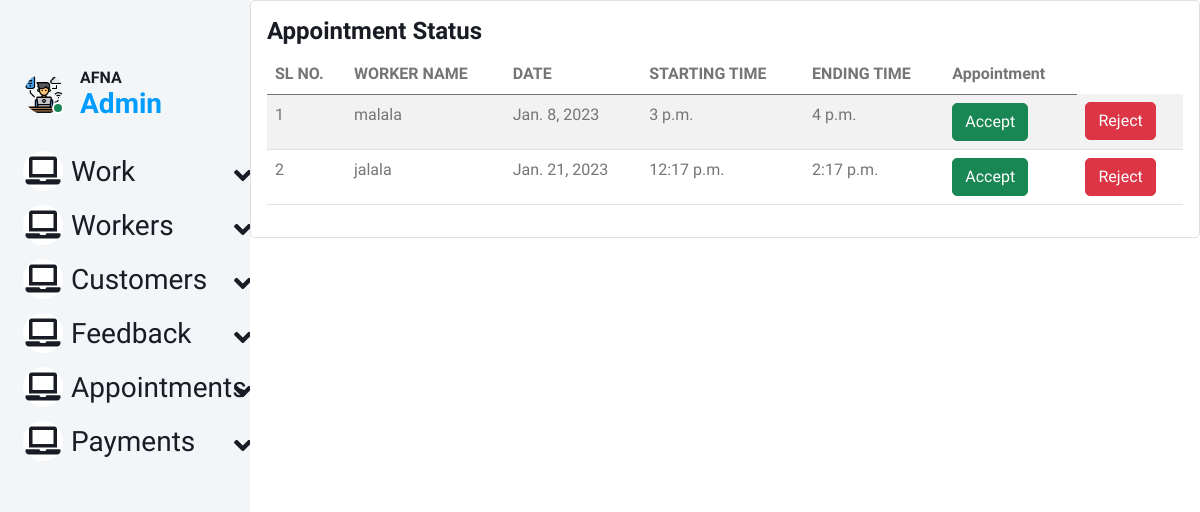
/admin_view_appointment, run on the app's committed database.
### online_home_service_app/models.py (models this page shows)
class Take_Appointment(models.Model):
    user = models.ForeignKey(Register, on_delete=models.CASCADE)
    schedule = models.ForeignKey(Schedule, on_delete=models.CASCADE)
    status = models.IntegerField(default=0)

class Schedule(models.Model):
    worker = models.ForeignKey(Register1, on_delete=models.CASCADE)
    date = models.DateField()
    start_time = models.TimeField()
    end_time = models.TimeField()

class Register1(models.Model):
    user = models.ForeignKey(Login,on_delete=models.CASCADE)
    name = models.CharField(max_length=100)
    profile_pic = models.FileField(upload_to='profilepic/')
    address = models.CharField(max_length=100)
    mobile = models.CharField(max_length=10)
    email = models.EmailField()
    work_type = models.ForeignKey(work,on_delete=models.CASCADE)
    def __str__(self):
        return self.name

### online_home_service_app/views.py (the view)
# urls.py: path("admin_view_appointment", views.admin_view_appointment, name="admin_view_appointment"),
def admin_view_appointment(request):
    a = Take_Appointment.objects.all()
    return render(request,"admin/admin_view_appointment.html",{"a":a})

### templates/admin/admin_view_appointment.html (shortened to what this page needs)
{% extends 'admin/admin base.html' %}
{% load crispy_forms_tags %}
{% block content %}
<div class="col-lg-18 grid-margin stretch-card">
              <div class="card">
                <div class="card-body">
                  <h4 class="card-title">Appointment Status</h4>
                  <div class="table-responsive">
                    <table class="table table-striped">
                      <thead>
                        <tr>
                          <th>SL NO.</th>
                          <th>WORKER NAME</th>
                          <th>DATE</th>
                          <th>STARTING TIME</th>
                          <th>ENDING TIME</th>
                          <th>Appointment</th>
                        </tr>
                      </thead>
                      <tbody>
                      {% for i in a %}
                        <tr>
                          <td>{{forloop.counter}}</td>
                          <td>{{ i.schedule.worker }}</td>
                          <td>{{ i.schedule.date }}</td>
                          <td>{{ i.schedule.start_time }}</td>
                          <td>{{ i.schedule.end_time }}</td>
                          <td>
                              {% if i.status == 0 %}
                            <a button type="button" class="btn btn-success" href="{% url 'approve_appointment' i.id %}">Accept</a></td>
                        <form action="{% url 'reject_appointment' i.id %}" method="post" style="disply:inline;"
                              onsubmit="window.mytest()">
                          <td><button class="btn btn-danger">Reject</button></td>
                        </form>
                        {% elif i.status == 1 %}
                        <button type="button" class="btn btn-success">Approved</button>
                         {% else %}
                        <button type="button" class="btn btn-danger">Rejected</button>
                              {% endif %}
                        </tr>
                      {% endfor %}
                      </tbody>
                    </table>
                  </div>
                </div>
              </div>
            </div>
{% endblock %}

### static/static1/assets2/css/style.css (style rules this page uses)
:root { --primary: #009CFF; --light: #F3F6F9; --dark: #191C24; }
.btn { transition: .5s; }

### data on the page
Take_Appointment: schedule.worker "malala", schedule "Jan. 8, 2023", schedule.start_time "3 p.m.", schedule.end_time "4 p.m."
Take_Appointment: schedule.worker "jalala", schedule "Jan. 21, 2023", schedule.start_time "12:17 p.m.", schedule.end_time "2:17 p.m."
